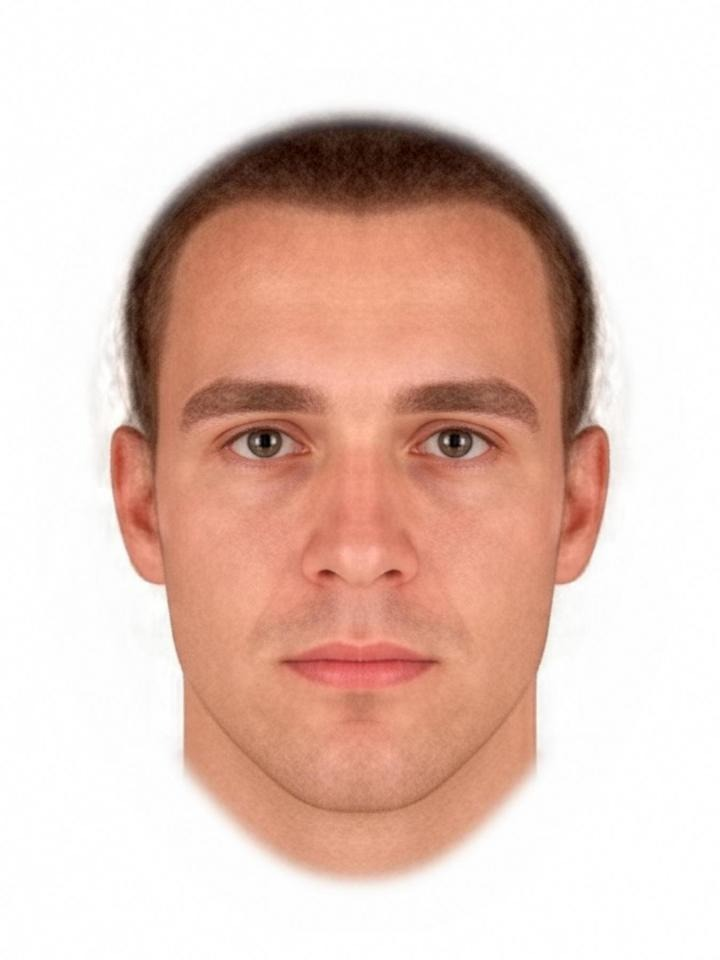
#> input picture Day 27/face.jpg, 720 x 960 px
$ jupyter execute face-clustering.ipynb
#> lines starting #> are read from the running program, lines starting #| are printed output that depends on the picture; after the words box and inside, x2 and y2 are one past the last pixel; in counts of white or black regions, pixels touching at a corner belong together
[cell 1]
import numpy as np
import matplotlib.pyplot as plt
from sklearn.cluster import DBSCAN
import cv2
import os

print("Loading image and applying DBSCAN clustering...\n")

# 1. Load image and detect points (Example using simple edges)
image_file = 'face.jpg'

if not os.path.exists(image_file):
    print(f"Error: {image_file} not found!")
    print("Available files:", os.listdir('.'))
    exit(1)

image = cv2.imread(image_file, 0)
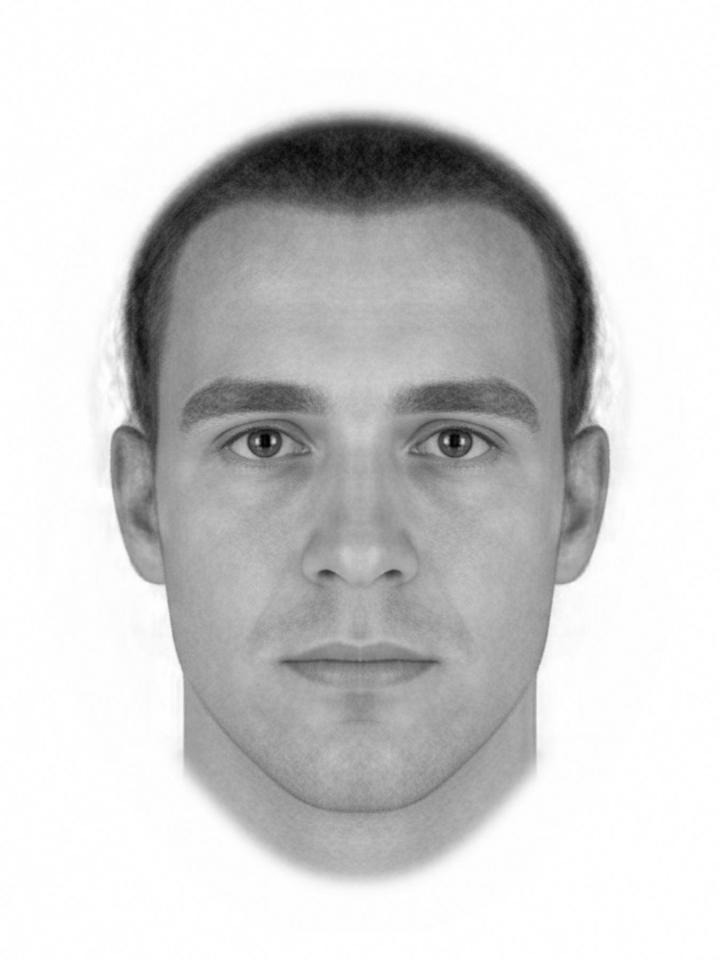
#> image: shape (960, 720); min 0, max 255, mean 207.5

if image is None:
    print(f"Error: Could not read {image_file}")
    exit(1)

print(f"✓ Image loaded: {image_file}")
print(f"  Image shape: {image.shape}\n")
#|   Image shape: (960, 720)

# Apply edge detection
edges = cv2.Canny(image, 100, 200)
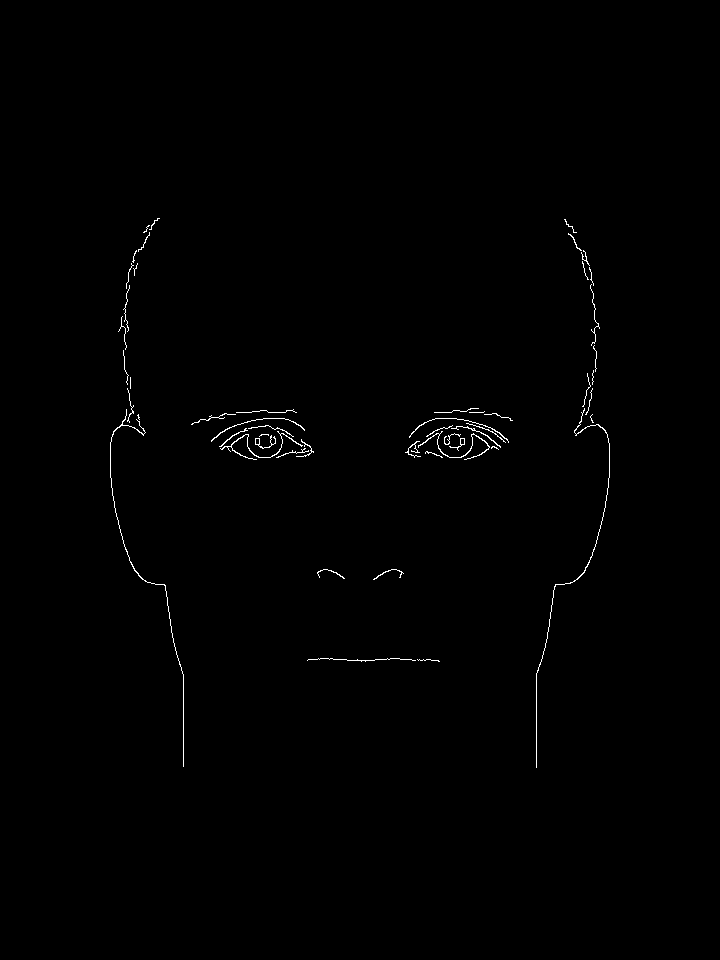
#> edges: shape (960, 720); 0.47% white in thin lines or dots, all inside (x1, y1, x2, y2) = (110, 218, 610, 768)
points = np.column_stack(np.where(edges > 0)) # Get (y, x) coordinates
#> points = 3215 pairs, first value 218 to 767, second value 110 to 609

print(f"✓ Edge detection completed")
print(f"  Points detected: {len(points)}\n")
#|   Points detected: 3215

# 2. Apply DBSCAN
# eps: distance between points; min_samples: density threshold
print("Applying DBSCAN clustering...")
db = DBSCAN(eps=10, min_samples=10).fit(points)
labels = db.labels_
#> labels = 3215 values, max 6 at index 2858, min 0 at index 0, mean 1.74

n_clusters = len(set(labels)) - (1 if -1 in labels else 0)
#> n_clusters = 7
n_noise = list(labels).count(-1)
#> n_noise = 0

print(f"✓ DBSCAN completed")
print(f"  Clusters found: {n_clusters}")
#|   Clusters found: 7
print(f"  Noise points: {n_noise}\n")
#|   Noise points: 0

# 3. Visualize the results
plt.figure(figsize=(12, 6))

plt.subplot(1, 2, 1)
plt.imshow(image, cmap='gray')
plt.title('Original Face Image')
plt.axis('off')

plt.subplot(1, 2, 2)
plt.scatter(points[:, 1], points[:, 0], c=labels, cmap='viridis', s=1)
plt.title(f"Face Features Segmented by DBSCAN\n({n_clusters} clusters detected)")
plt.gca().invert_yaxis() # Images have inverted Y-axis
plt.axis('off')

plt.tight_layout()

# Save the plot instead of showing it
output_file = 'dbscan_face_segmentation.png'
plt.savefig(output_file, dpi=100, bbox_inches='tight')
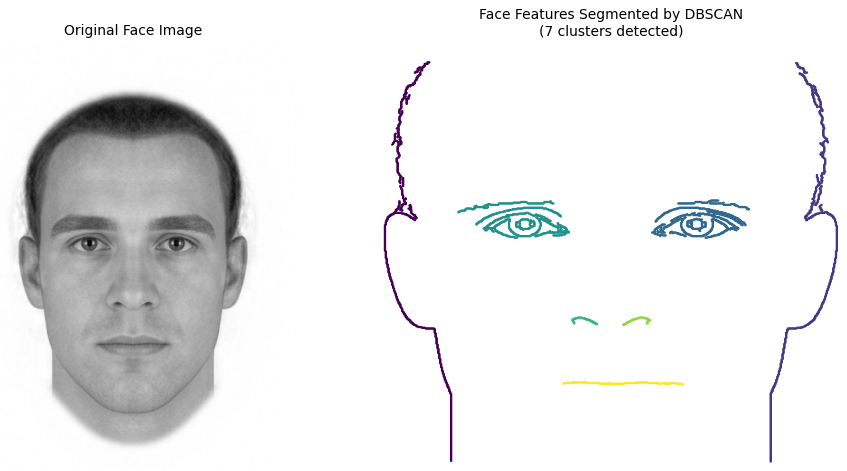
#> figure drawn by matplotlib, 2 panels
print(f"✓ Visualization saved: {output_file}")
plt.close()
